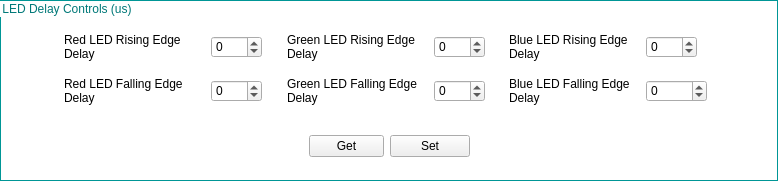
                          <widget class="QGroupBox" name="groupBox_LEDDelayControls">
                           <property name="geometry">
                            <rect>
                             <x>11</x>
                             <y>389</y>
                             <width>778</width>
                             <height>181</height>
                            </rect>
                           </property>
                           <property name="sizePolicy">
                            <sizepolicy hsizetype="Preferred" vsizetype="Fixed">
                             <horstretch>0</horstretch>
                             <verstretch>0</verstretch>
                            </sizepolicy>
                           </property>
                           <property name="minimumSize">
                            <size>
                             <width>0</width>
                             <height>181</height>
                            </size>
                           </property>
                           <property name="maximumSize">
                            <size>
                             <width>16777215</width>
                             <height>181</height>
                            </size>
                           </property>
                           <property name="styleSheet">
                            <string notr="true">QGroupBox{ border: 1px solid ;
background-color: transparent;
border-color: rgb(0,150,150);
color:rgb(0,120,120);
;}</string>
                           </property>
                           <property name="title">
                            <string>LED Delay Controls (us)</string>
                           </property>
                           <layout class="QHBoxLayout" name="horizontalLayout_43">
                            <item>
                             <spacer name="horizontalSpacer_26">
                              <property name="orientation">
                               <enum>Qt::Horizontal</enum>
                              </property>
                              <property name="sizeType">
                               <enum>QSizePolicy::Fixed</enum>
                              </property>
                              <property name="sizeHint" stdset="0">
                               <size>
                                <width>40</width>
                                <height>20</height>
                               </size>
                              </property>
                             </spacer>
                            </item>
                            <item>
                             <layout class="QVBoxLayout" name="verticalLayout_34">
                              <item>
                               <layout class="QGridLayout" name="gridLayout_36">
                                <item row="1" column="6">
                                 <spacer name="horizontalSpacer_25">
                                  <property name="orientation">
                                   <enum>Qt::Horizontal</enum>
                                  </property>
                                  <property name="sizeHint" stdset="0">
                                   <size>
                                    <width>40</width>
                                    <height>20</height>
                                   </size>
                                  </property>
                                 </spacer>
                                </item>
                                <item row="1" column="4">
                                 <widget class="QLabel" name="label_GreenRisingEdge">
                                  <property name="minimumSize">
                                   <size>
                                    <width>141</width>
                                    <height>0</height>
                                   </size>
                                  </property>
                                  <property name="autoFillBackground">
                                   <bool>false</bool>
                                  </property>
                                  <property name="styleSheet">
                                   <string notr="true">QLabel{border:0px solid black}</string>
                                  </property>
                                  <property name="lineWidth">
                                   <number>0</number>
                                  </property>
                                  <property name="text">
                                   <string>Green LED Rising Edge Delay</string>
                                  </property>
                                  <property name="wordWrap">
                                   <bool>true</bool>
                                  </property>
                                 </widget>
                                </item>
                                <item row="1" column="3">
                                 <spacer name="horizontalSpacer_24">
                                  <property name="orientation">
                                   <enum>Qt::Horizontal</enum>
                                  </property>
                                  <property name="sizeHint" stdset="0">
                                   <size>
                                    <width>40</width>
                                    <height>20</height>
                                   </size>
                                  </property>
                                 </spacer>
                                </item>
                                <item row="1" column="0">
                                 <spacer name="horizontalSpacer_28">
                                  <property name="orientation">
                                   <enum>Qt::Horizontal</enum>
                                  </property>
                                  <property name="sizeHint" stdset="0">
                                   <size>
                                    <width>40</width>
                                    <height>20</height>
                                   </size>
                                  </property>
                                 </spacer>
                                </item>
                                <item row="1" column="9">
                                 <spacer name="horizontalSpacer_29">
                                  <property name="orientation">
                                   <enum>Qt::Horizontal</enum>
                                  </property>
                                  <property name="sizeHint" stdset="0">
                                   <size>
                                    <width>40</width>
                                    <height>20</height>
                                   </size>
                                  </property>
                                 </spacer>
                                </item>
                                <item row="3" column="7">
                                 <widget class="QLabel" name="label_BlueFallingEdge">
                                  <property name="styleSheet">
                                   <string notr="true">QLabel{border:0px solid black}</string>
                                  </property>
                                  <property name="text">
                                   <string>Blue LED Falling Edge Delay</string>
                                  </property>
                                  <property name="wordWrap">
                                   <bool>true</bool>
                                  </property>
                                 </widget>
                                </item>
                                <item row="3" column="1">
                                 <widget class="QLabel" name="label_RedFallingEdge">
                                  <property name="styleSheet">
                                   <string notr="true">QLabel{border:0px solid black}</string>
                                  </property>
                                  <property name="text">
                                   <string>Red LED Falling Edge Delay</string>
                                  </property>
                                  <property name="wordWrap">
                                   <bool>true</bool>
                                  </property>
                                 </widget>
                                </item>
                                <item row="1" column="8">
                                 <widget class="QSpinBox" name="ledBlueRising_spinBox">
                                  <property name="maximumSize">
                                   <size>
                                    <width>51</width>
                                    <height>16777215</height>
                                   </size>
                                  </property>
                                  <property name="minimum">
                                   <number>-100</number>
                                  </property>
                                  <property name="maximum">
                                   <number>20000</number>
                                  </property>
                                 </widget>
                                </item>
                                <item row="1" column="7">
                                 <widget class="QLabel" name="label_BlueRisingEdge">
                                  <property name="minimumSize">
                                   <size>
                                    <width>131</width>
                                    <height>0</height>
                                   </size>
                                  </property>
                                  <property name="styleSheet">
                                   <string notr="true">QLabel{border:0px solid black}</string>
                                  </property>
                                  <property name="text">
                                   <string>Blue LED Rising Edge Delay</string>
                                  </property>
                                  <property name="wordWrap">
                                   <bool>true</bool>
                                  </property>
                                 </widget>
                                </item>
                                <item row="1" column="5">
                                 <widget class="QSpinBox" name="ledGreenRising_spinBox">
                                  <property name="maximumSize">
                                   <size>
                                    <width>51</width>
                                    <height>16777215</height>
                                   </size>
                                  </property>
                                  <property name="minimum">
                                   <number>-100</number>
                                  </property>
                                  <property name="maximum">
                                   <number>20000</number>
                                  </property>
                                 </widget>
                                </item>
                                <item row="1" column="2">
                                 <widget class="QSpinBox" name="ledRedRising_spinBox">
                                  <property name="maximumSize">
                                   <size>
                                    <width>51</width>
                                    <height>16777215</height>
                                   </size>
                                  </property>
                                  <property name="minimum">
                                   <number>-100</number>
                                  </property>
                                  <property name="maximum">
                                   <number>20000</number>
                                  </property>
                                 </widget>
                                </item>
                                <item row="1" column="1">
                                 <widget class="QLabel" name="label_Red_RisingEdge">
                                  <property name="minimumSize">
                                   <size>
                                    <width>141</width>
                                    <height>0</height>
                                   </size>
                                  </property>
                                  <property name="maximumSize">
                                   <size>
                                    <width>900</width>
                                    <height>16777215</height>
                                   </size>
                                  </property>
                                  <property name="styleSheet">
                                   <string notr="true">QLabel{border:0px solid black}</string>
                                  </property>
                                  <property name="text">
                                   <string>Red LED Rising Edge Delay</string>
                                  </property>
                                  <property name="wordWrap">
                                   <bool>true</bool>
                                  </property>
                                 </widget>
                                </item>
                                <item row="3" column="5">
                                 <widget class="QSpinBox" name="ledGreenFalling_spinBox">
                                  <property name="maximumSize">
                                   <size>
                                    <width>51</width>
                                    <height>16777215</height>
                                   </size>
                                  </property>
                                  <property name="minimum">
                                   <number>-100</number>
                                  </property>
                                  <property name="maximum">
                                   <number>20000</number>
                                  </property>
                                 </widget>
                                </item>
                                <item row="3" column="4">
                                 <widget class="QLabel" name="label_GreenFallingEdge">
                                  <property name="minimumSize">
                                   <size>
                                    <width>141</width>
                                    <height>0</height>
                                   </size>
                                  </property>
                                  <property name="styleSheet">
                                   <string notr="true">QLabel{border:0px solid black}</string>
                                  </property>
                                  <property name="text">
                                   <string>Green LED Falling Edge Delay</string>
                                  </property>
                                  <property name="wordWrap">
                                   <bool>true</bool>
                                  </property>
                                 </widget>
                                </item>
                                <item row="3" column="8">
                                 <widget class="QSpinBox" name="ledBlueFalling_spinBox">
                                  <property name="minimum">
                                   <number>-100</number>
                                  </property>
                                  <property name="maximum">
                                   <number>20000</number>
                                  </property>
                                 </widget>
                                </item>
                                <item row="3" column="2">
                                 <widget class="QSpinBox" name="ledRedFalling_spinBox">
                                  <property name="maximumSize">
                                   <size>
                                    <width>51</width>
                                    <height>16777215</height>
                                   </size>
                                  </property>
                                  <property name="minimum">
                                   <number>-100</number>
                                  </property>
                                  <property name="maximum">
                                   <number>20000</number>
                                  </property>
                                 </widget>
                                </item>
                                <item row="0" column="4">
                                 <spacer name="verticalSpacer_26">
                                  <property name="orientation">
                                   <enum>Qt::Vertical</enum>
                                  </property>
                                  <property name="sizeType">
                                   <enum>QSizePolicy::Fixed</enum>
                                  </property>
                                  <property name="sizeHint" stdset="0">
                                   <size>
                                    <width>20</width>
                                    <height>10</height>
                                   </size>
                                  </property>
                                 </spacer>
                                </item>
                                <item row="2" column="1" colspan="9">
                                 <spacer name="verticalSpacer_27">
                                  <property name="orientation">
                                   <enum>Qt::Vertical</enum>
                                  </property>
                                  <property name="sizeType">
                                   <enum>QSizePolicy::Fixed</enum>
                                  </property>
                                  <property name="sizeHint" stdset="0">
                                   <size>
                                    <width>20</width>
                                    <height>10</height>
                                   </size>
                                  </property>
                                 </spacer>
                                </item>
                               </layout>
                              </item>
                              <item>
                               <spacer name="verticalSpacer_25">
                                <property name="orientation">
                                 <enum>Qt::Vertical</enum>
                                </property>
                                <property name="sizeType">
                                 <enum>QSizePolicy::Fixed</enum>
                                </property>
                                <property name="sizeHint" stdset="0">
                                 <size>
                                  <width>20</width>
                                  <height>13</height>
                                 </size>
                                </property>
                               </spacer>
                              </item>
                              <item>
                               <layout class="QHBoxLayout" name="horizontalLayout_42">
                                <item>
                                 <spacer name="horizontalSpacer_22">
                                  <property name="orientation">
                                   <enum>Qt::Horizontal</enum>
                                  </property>
                                  <property name="sizeHint" stdset="0">
                                   <size>
                                    <width>40</width>
                                    <height>20</height>
                                   </size>
                                  </property>
                                 </spacer>
                                </item>
                                <item>
                                 <widget class="QPushButton" name="ledGetDelayButton">
                                  <property name="sizePolicy">
                                   <sizepolicy hsizetype="Fixed" vsizetype="Fixed">
                                    <horstretch>0</horstretch>
                                    <verstretch>0</verstretch>
                                   </sizepolicy>
                                  </property>
                                  <property name="maximumSize">
                                   <size>
                                    <width>75</width>
                                    <height>16777215</height>
                                   </size>
                                  </property>
                                  <property name="text">
                                   <string>Get</string>
                                  </property>
                                 </widget>
                                </item>
                                <item>
                                 <widget class="QPushButton" name="ledSetDelayButton">
                                  <property name="sizePolicy">
                                   <sizepolicy hsizetype="Fixed" vsizetype="Fixed">
                                    <horstretch>0</horstretch>
                                    <verstretch>0</verstretch>
                                   </sizepolicy>
                                  </property>
                                  <property name="text">
                                   <string>Set</string>
                                  </property>
                                 </widget>
                                </item>
                                <item>
                                 <spacer name="horizontalSpacer_23">
                                  <property name="orientation">
                                   <enum>Qt::Horizontal</enum>
                                  </property>
                                  <property name="sizeHint" stdset="0">
                                   <size>
                                    <width>40</width>
                                    <height>20</height>
                                   </size>
                                  </property>
                                 </spacer>
                                </item>
                               </layout>
                              </item>
                             </layout>
                            </item>
                            <item>
                             <spacer name="horizontalSpacer_27">
                              <property name="orientation">
                               <enum>Qt::Horizontal</enum>
                              </property>
                              <property name="sizeType">
                               <enum>QSizePolicy::Fixed</enum>
                              </property>
                              <property name="sizeHint" stdset="0">
                               <size>
                                <width>40</width>
                                <height>20</height>
                               </size>
                              </property>
                             </spacer>
                            </item>
                           </layout>
                          </widget>
